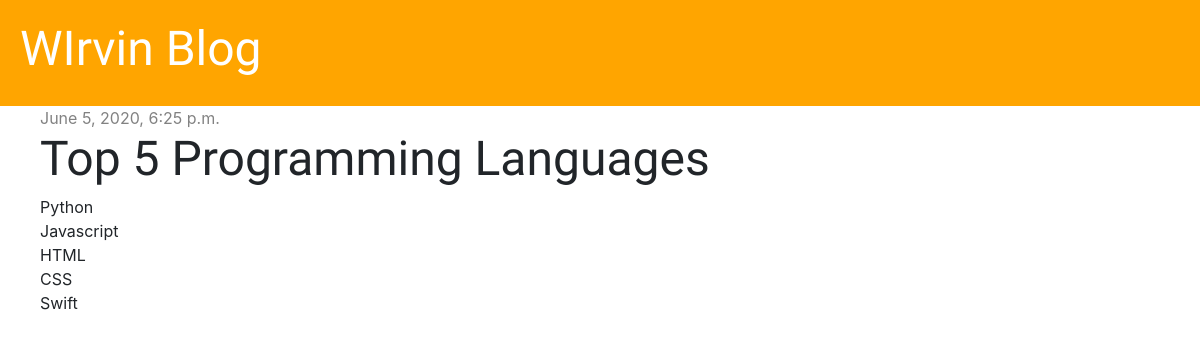
The app's page /post/2/ with its own data.
### blogpost/models.py (models this page shows, shortened)
class Post(models.Model):
    author = models.ForeignKey('auth.User', on_delete=models.CASCADE)
    title = models.CharField(max_length=200)
    text = models.TextField()
    created_date = models.DateTimeField(default=timezone.now)
    published_date = models.DateTimeField(blank=True, null=True)

### blogpost/views.py (the view)
# urls.py: path('post/<int:pk>/', views.post_detail, name='post_detail'),
def post_detail(request, pk):
    post = get_object_or_404(Post, pk=pk)
    stuff_for_front_end = {'post': post}
    return render(request, 'blog/post_detail.html', stuff_for_front_end)

### blogpost/templates/blog/post_detail.html (shortened to what this page needs)
{% extends 'blog/base.html' %}
{% block content %}
    <div class="post">
        {% if post.published_date %}
        <div class="date">
            {{ post.published_date }}
        </div>
        {% endif %}
        <h1>{{ post.title }}</h1>
        <p>{{ post.text|linebreaksbr }}</p>
    </div>
{% endblock %}

### blogpost/static/css/blog.css (style rules this page uses)
h1, h2, h3, h4 { font-family: 'Inconsolata', serif; font-size: 48px; }
.date { color: #828282; }
.post { margin-bottom: 70px; }

### records on screen
Post: published_date "June 5, 2020, 6:25 p.m.", title "Top 5 Programming Languages", text "Python Javascript HTML CSS Swift"
